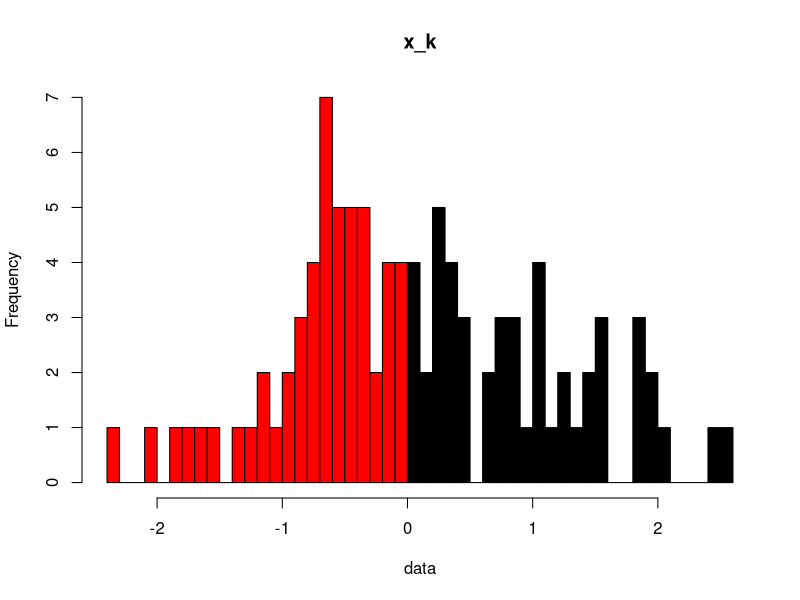
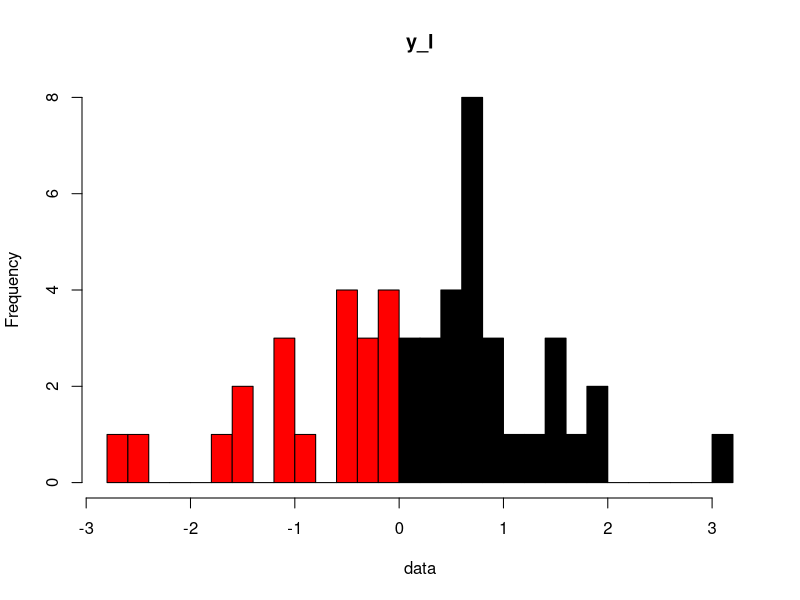

The R script that drew these images, in order:
## ---- chunk 1
id <- 21
k <- c(1:100)
l <- c(1:50)

# func to generate a_k for x_k
gen <- function(k) {
  return((k * log(k^2 * id + pi)) %% 1)
}
## ---- chunk 2
#generating data
a_k <- sapply(k, gen)
a_l <- sapply(l + 100, gen)
x_k <- qnorm(a_k)
y_l <- qnorm(a_l)

#plotting data
my_plot <- function(data, title, breaks_num) {
  h <- hist(data, breaks = breaks_num, plot = FALSE)
  cuts <- cut(h$breaks, c(-Inf, -.005, Inf))
  plot(h, col = c("red", "black")[cuts], main = title)
}

my_plot(x_k, "x_k", 50)
my_plot(y_l, "y_l", 25)
## ---- chunk 3

